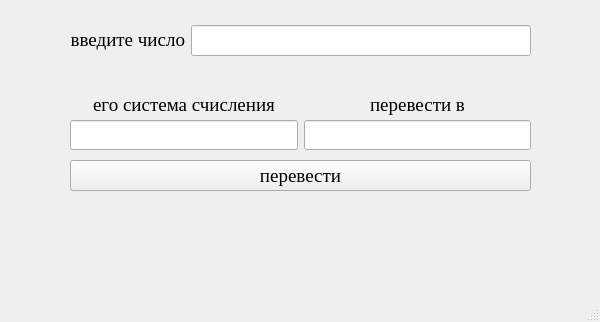
<?xml version="1.0" encoding="UTF-8"?>
<ui version="4.0">
 <class>MainWindow</class>
 <widget class="QMainWindow" name="MainWindow">
  <property name="geometry">
   <rect>
    <x>0</x>
    <y>0</y>
    <width>600</width>
    <height>322</height>
   </rect>
  </property>
  <property name="font">
   <font>
    <pointsize>9</pointsize>
   </font>
  </property>
  <property name="windowTitle">
   <string>MainWindow</string>
  </property>
  <widget class="QWidget" name="centralwidget">
   <widget class="QWidget" name="horizontalLayoutWidget">
    <property name="geometry">
     <rect>
      <x>70</x>
      <y>20</y>
      <width>461</width>
      <height>41</height>
     </rect>
    </property>
    <layout class="QHBoxLayout" name="horizontalLayout">
     <item>
      <widget class="QLabel" name="label">
       <property name="font">
        <font>
         <family>Times New Roman</family>
         <pointsize>14</pointsize>
        </font>
       </property>
       <property name="text">
        <string>&lt;html&gt;&lt;head/&gt;&lt;body&gt;&lt;p align=&quot;right&quot;&gt;&lt;span style=&quot; font-size:14pt;&quot;&gt;введите число&lt;/span&gt;&lt;/p&gt;&lt;/body&gt;&lt;/html&gt;</string>
       </property>
      </widget>
     </item>
     <item>
      <widget class="QLineEdit" name="lineEdit">
       <property name="font">
        <font>
         <pointsize>14</pointsize>
        </font>
       </property>
       <property name="toolTip">
        <string>&lt;html&gt;&lt;head/&gt;&lt;body&gt;&lt;p&gt;&lt;br/&gt;&lt;/p&gt;&lt;/body&gt;&lt;/html&gt;</string>
       </property>
      </widget>
     </item>
    </layout>
   </widget>
   <widget class="QWidget" name="horizontalLayoutWidget_2">
    <property name="geometry">
     <rect>
      <x>70</x>
      <y>90</y>
      <width>461</width>
      <height>31</height>
     </rect>
    </property>
    <layout class="QHBoxLayout" name="horizontalLayout_2">
     <item>
      <widget class="QLabel" name="label_2">
       <property name="font">
        <font>
         <family>Times New Roman</family>
         <pointsize>14</pointsize>
        </font>
       </property>
       <property name="whatsThis">
        <string>&lt;html&gt;&lt;head/&gt;&lt;body&gt;&lt;p align=&quot;center&quot;&gt;&lt;br/&gt;&lt;/p&gt;&lt;/body&gt;&lt;/html&gt;</string>
       </property>
       <property name="text">
        <string>&lt;html&gt;&lt;head/&gt;&lt;body&gt;&lt;p align=&quot;center&quot;&gt;его система счисления&lt;/p&gt;&lt;/body&gt;&lt;/html&gt;</string>
       </property>
      </widget>
     </item>
     <item>
      <widget class="QLabel" name="label_3">
       <property name="font">
        <font>
         <family>Times New Roman</family>
         <pointsize>14</pointsize>
        </font>
       </property>
       <property name="text">
        <string>&lt;html&gt;&lt;head/&gt;&lt;body&gt;&lt;p align=&quot;center&quot;&gt;&lt;span style=&quot; font-size:14pt;&quot;&gt;перевести в&lt;/span&gt;&lt;/p&gt;&lt;/body&gt;&lt;/html&gt;</string>
       </property>
      </widget>
     </item>
    </layout>
   </widget>
   <widget class="QWidget" name="horizontalLayoutWidget_3">
    <property name="geometry">
     <rect>
      <x>70</x>
      <y>120</y>
      <width>461</width>
      <height>31</height>
     </rect>
    </property>
    <layout class="QHBoxLayout" name="horizontalLayout_3">
     <item>
      <widget class="QLineEdit" name="lineEdit_2">
       <property name="font">
        <font>
         <family>Times New Roman</family>
         <pointsize>14</pointsize>
        </font>
       </property>
       <property name="toolTip">
        <string>&lt;html&gt;&lt;head/&gt;&lt;body&gt;&lt;p align=&quot;center&quot;&gt;&lt;span style=&quot; font-size:14pt;&quot;&gt;&lt;br/&gt;&lt;/span&gt;&lt;/p&gt;&lt;/body&gt;&lt;/html&gt;</string>
       </property>
      </widget>
     </item>
     <item>
      <widget class="QLineEdit" name="lineEdit_3">
       <property name="font">
        <font>
         <family>Times New Roman</family>
         <pointsize>14</pointsize>
        </font>
       </property>
       <property name="toolTip">
        <string>&lt;html&gt;&lt;head/&gt;&lt;body&gt;&lt;p align=&quot;right&quot;&gt;&lt;br/&gt;&lt;/p&gt;&lt;/body&gt;&lt;/html&gt;</string>
       </property>
      </widget>
     </item>
    </layout>
   </widget>
   <widget class="QLabel" name="label_4">
    <property name="enabled">
     <bool>true</bool>
    </property>
    <property name="geometry">
     <rect>
      <x>70</x>
      <y>200</y>
      <width>461</width>
      <height>31</height>
     </rect>
    </property>
    <property name="font">
     <font>
      <family>Times New Roman</family>
      <pointsize>14</pointsize>
     </font>
    </property>
    <property name="mouseTracking">
     <bool>true</bool>
    </property>
    <property name="autoFillBackground">
     <bool>true</bool>
    </property>
    <property name="text">
     <string>&lt;html&gt;&lt;head/&gt;&lt;body&gt;&lt;p align=&quot;center&quot;&gt;&lt;br/&gt;&lt;/p&gt;&lt;/body&gt;&lt;/html&gt;</string>
    </property>
   </widget>
   <widget class="QPushButton" name="pushButton">
    <property name="geometry">
     <rect>
      <x>70</x>
      <y>160</y>
      <width>461</width>
      <height>31</height>
     </rect>
    </property>
    <property name="font">
     <font>
      <family>Times New Roman</family>
      <pointsize>14</pointsize>
      <underline>false</underline>
     </font>
    </property>
    <property name="toolTip">
     <string>color:red</string>
    </property>
    <property name="text">
     <string>перевести</string>
    </property>
   </widget>
  </widget>
  <widget class="QMenuBar" name="menubar">
   <property name="geometry">
    <rect>
     <x>0</x>
     <y>0</y>
     <width>600</width>
     <height>21</height>
    </rect>
   </property>
  </widget>
  <widget class="QStatusBar" name="statusbar"/>
 </widget>
 <resources/>
 <connections/>
</ui>
